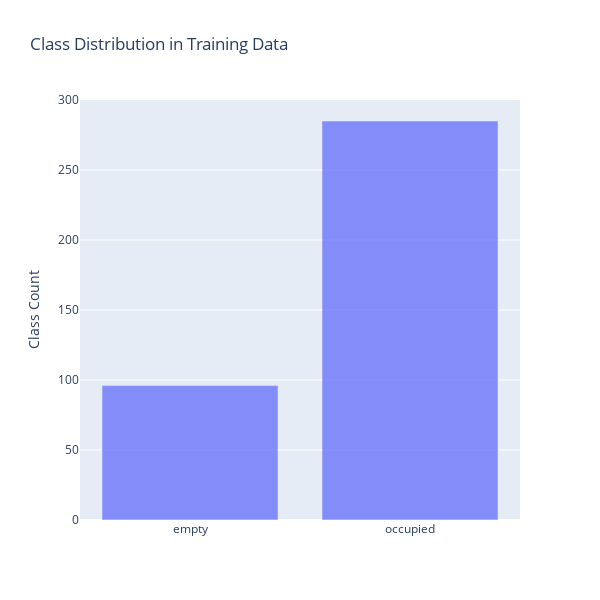

The cell this chart's notebook holds for it:
### Code cell
x1, y1 = create_stack_bar_data('classes', train)
x1 = list(train_data.class_indices.keys())

trace1 = go.Bar(x=x1, y=y1, opacity=0.75, name="Class Count")
layout = dict(height=600, width=600, title='Class Distribution in Training Data', legend=dict(orientation="h"), 
                yaxis = dict(title = 'Class Count'))
fig = go.Figure(data=[trace1], layout=layout);
iplot(fig);

### Figure 1 — Plotly figure (JSON) as saved in the notebook; plotly's stock layout.template omitted (floating-point values rounded to 4 significant figures)
{"data": [{"opacity": 0.75, "x": ["empty", "occupied"], "type": "bar", "name": "Class Count", "y": [96, 285]}], "layout": {"title": {"text": "Class Distribution in Training Data"}, "yaxis": {"title": {"text": "Class Count"}}, "height": 600, "width": 600, "legend": {"orientation": "h"}}}
